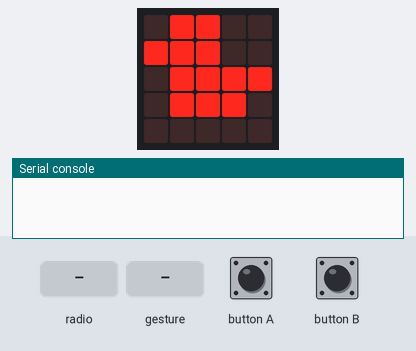
This program was run on a simulated BBC micro:bit (MakeCode). Parts: the board's 5×5 LED display, the last lines printed to the serial console. The test bench sets the inputs (shaded band). Random numbers come from a fixed seed; no radio messages arrive unless stated (any console line starting 'radio sent:' is added by the test bench); a tilt is held for 1.5 s and a shake lasts 1 s, then the board lies face up again.

Above: at 1.8 s.
1.9 s: radio message "0" arrives
At 4.3 s:
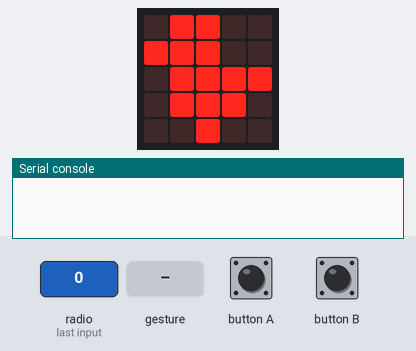
4.9 s: gesture 'shake'
At 5.7 s:
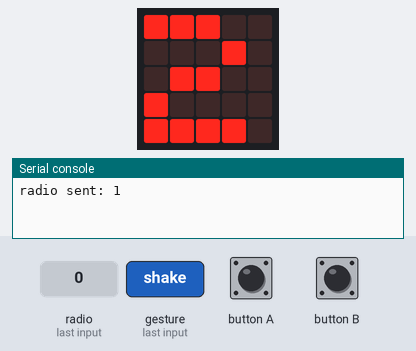
7.9 s: radio message "1" arrives
At 8.6 s:
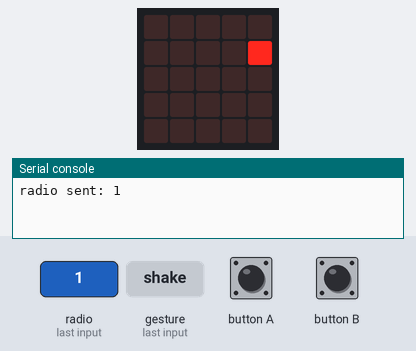
10.9 s: button A pressed for 0.15 s
At 14.3 s:
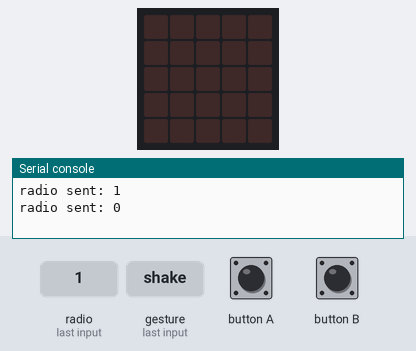
Timing chart, 0 to 15.0 s (numbered marks = the images above; inputs shaded):
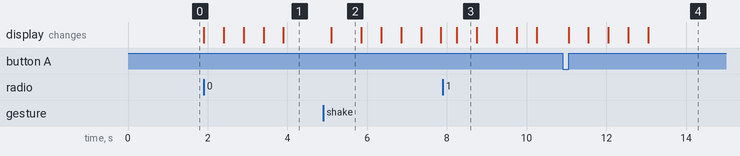

Measured:
- after the input at 1.9 s, the display: first changes at once (image 1 shows a later state)
- after the input at 7.9 s, the display: changes after 0.35 s (image 3)
- after the input at 10.9 s, the display: first changes after 0.15 s (image 4 shows a later state)
- what the display in image 2 shows lasts 0.8 s, from 5.1 s to 5.9 s
- what the display in image 3 shows lasts 0.5 s, from 8.3 s to 8.8 s

The program:

main.ts
```typescript
radio.onReceivedNumber(function (receivedNumber) {
    basic.clearScreen()
    if (receivedNumber == 0) {
        あひるを表示()
        basic.pause(1000)
        if (randint(0, 確率) != 0) {
            radio.sendNumber(1)
            あひる通過()
        }
    } else if (receivedNumber == 1) {
        あひるを表示()
    }
})
function あひるを表示 () {
    あひるexists = true
    basic.showLeds(`
        . . . . .
        . . . . #
        . . . . .
        . . . . .
        . . . . .
        `)
    basic.pause(100)
    basic.showLeds(`
        . . . . #
        . . . # #
        . . . . #
        . . . . #
        . . . . .
        `)
    basic.pause(100)
    basic.showLeds(`
        . . . # #
        . . # # #
        . . . # #
        . . . # #
        . . . . #
        `)
    basic.pause(100)
    basic.showLeds(`
        . . # # .
        . # # # .
        . . # # #
        . . # # #
        . . # . .
        `)
    basic.pause(100)
    basic.showLeds(`
        . # # . .
        # # # . .
        . # # # #
        . # # # .
        . . # . .
        `)
}
input.onButtonPressed(Button.A, function () {
    if (あひるexists) {
        radio.sendNumber(0)
        あひる通過()
    }
})
function あひる通過 () {
    あひるexists = false
    basic.showLeds(`
        # # . . .
        # # . . .
        # # # # .
        # # # . .
        # . . . .
        `)
    basic.pause(100)
    basic.showLeds(`
        # . . . .
        # . . . .
        # # # . .
        # # . . .
        . # . . .
        `)
    basic.pause(100)
    basic.showLeds(`
        . . . . .
        . . . . .
        # # . . .
        # . . . .
        . . . . .
        `)
    basic.pause(100)
    basic.showLeds(`
        . . . . .
        . . . . .
        # . . . .
        . . . . .
        . . . . .
        `)
    basic.pause(100)
    basic.showLeds(`
        . . . . .
        . . . . .
        . . . . .
        . . . . .
        . . . . .
        `)
}
input.onGesture(Gesture.Shake, function () {
    確率 = randint(0, 10)
    basic.showNumber(確率)
})
input.onButtonPressed(Button.B, function () {
    あひるexists = true
    basic.showIcon(IconNames.Duck)
})
let 確率 = 0
let あひるexists = false
radio.setGroup(67)
あひるexists = true
basic.showIcon(IconNames.Duck)
確率 = 4
basic.forever(function () {

})
```

test.ts
```typescript
// テストはここに来ます。このパッケージが拡張機能として使用されるときにはコンパイルされません。
```
